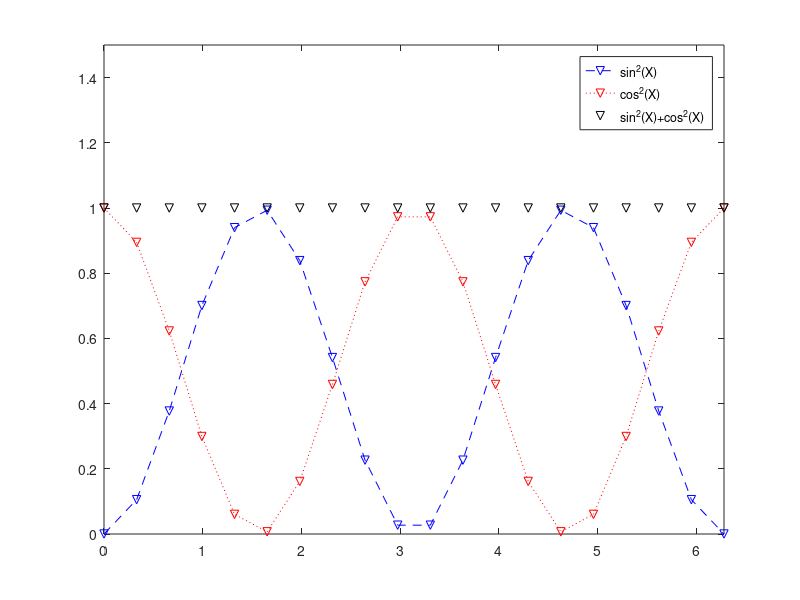

Reproduce this figure in MATLAB.
X = linspace(0,2*pi,20);
Y1 = sin(X).*sin(X);
plot(X,Y1,'b--v')
hold on
Y2 = cos(X).*cos(X);
plot(X,Y2,'rv:')
hold on
Y3 = (sin(X).*sin(X))+(cos(X).*cos(X));
plot(X,Y3,'kv')
axis([0 6.2832 0 1.5])
legend('sin^2(X)','cos^2(X)','sin^2(X)+cos^2(X)')
